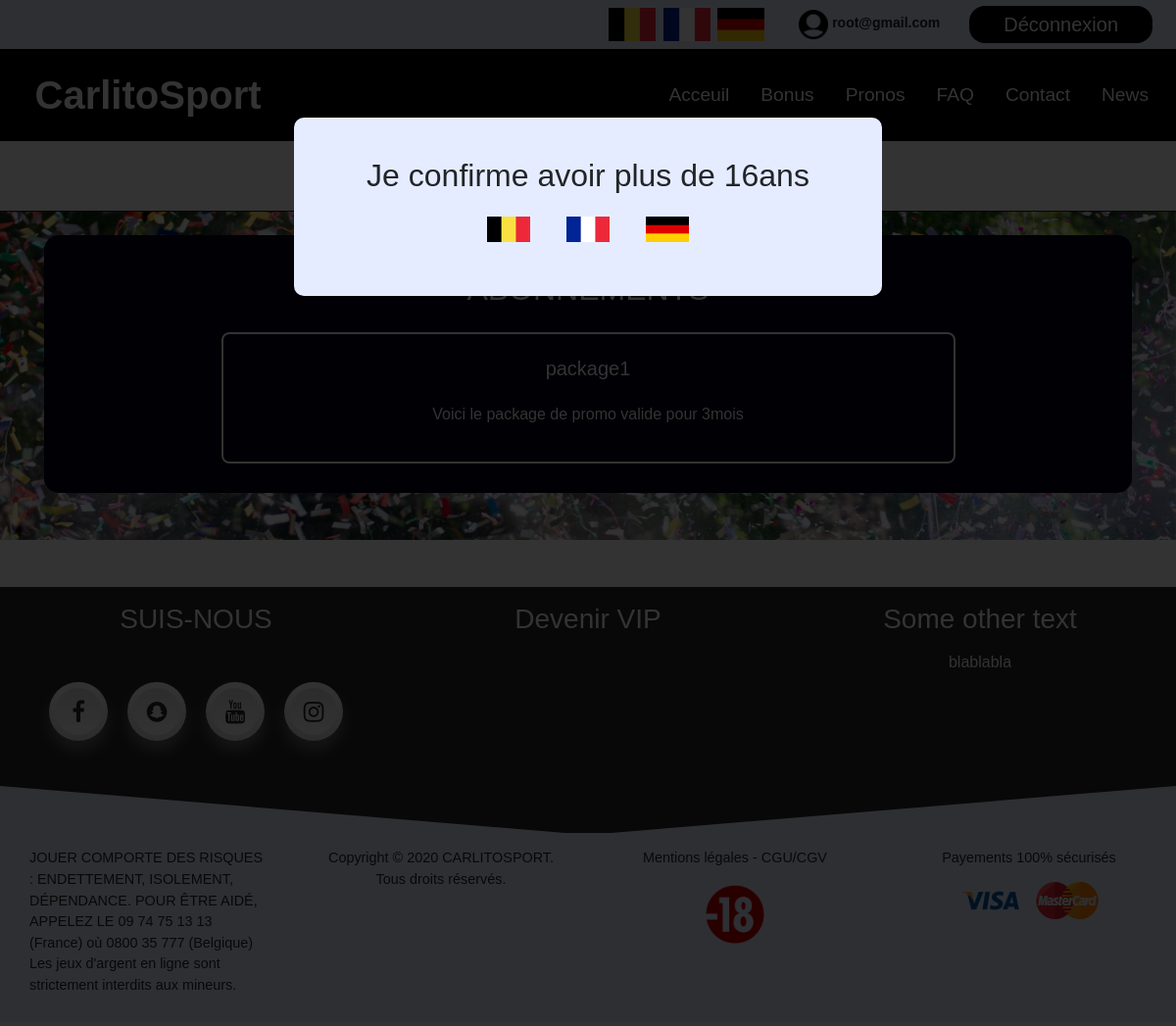
Screenshot of /subscription/ (signed in) with the database file from the repository.
### main/models.py (models this page shows, shortened)
class User(AbstractBaseUser):
    USERNAME_FIELD = 'email'
    REQUIRED_FIELDS = []
    first_name = models.CharField(max_length=200, null=True)
    last_name = models.CharField(max_length=200, null=True)
    country = models.CharField(max_length=2, choices=conf.COUNTRIES, null=True)
    email = models.EmailField(max_length=255, unique=True)
    is_active = models.BooleanField(default=False)
    is_staff = models.BooleanField(default=False)
    is_admin = models.BooleanField(default=False)
    is_superuser = models.BooleanField(default=False)
    date_joined = models.DateTimeField(auto_now_add=True)
    last_login = models.DateTimeField(auto_now=True)
    objects = UserManager()
    @property
    def is_subscribed(self):
        subscriptions = Subscription.objects.filter(user=self)
        for subscription in subscriptions:
            if timezone.now() - subscription.started_at <= subscription.package.period:
                return True
        return False

class Package(models.Model):
    price = models.FloatField()
    period = models.DurationField()
    name = models.CharField(max_length=100)
    description = models.TextField()

### main/views.py (the view)
# urls.py: path('subscription/', views.SubscriptionView.as_view(), name='subscription'),
class SubscriptionView(LoginRequiredMixin, CreateView):
    login_url = 'login'
    def get(self, request, *args, **kwargs):
        context = {'packages': Package.objects.all()}
        return redirect('homepage') if request.user.is_subscribed else render(request, 'main/subscription.html', context)

### main/templates/main/subscription.html (shortened to what this page needs)
{% extends "layout/base.html" %}
{% block content %}
{% load i18n %}
<div class="actuSport">
    <h2>{% trans "Abonnements" %}</h2>
  </div>
  <section class="bonusLink pt-4 pb-5 mb-5">
    <div class="back container d-flex justify-content-center ">
		<div class="textBlock" id="abonnements">
			<h2 class="py-3">
			</h2>
			{% for package in packages %}
				<a href="{% url 'payment' %}?package_id={{package.id}}">
					<button class="package" style="padding: 20px; width: 70%;">
					{{package.name}}
					<p style="margin-top: 20px;">
				 		{{package.description}}
					</p>
					</button>
				</a>
			{% endfor %}
		</div>
	</div>
  </section>
{% endblock %}

### main/templates/layout/base.html (shortened to what this page needs)
{% load i18n %}
<!DOCTYPE html>
<html>
<head>
	{% load static %}
	<link rel="stylesheet" href="https://stackpath.bootstrapcdn.com/bootstrap/4.4.1/css/bootstrap.min.css"
>
	<link rel="stylesheet" href="https://cdnjs.cloudflare.com/ajax/libs/font-awesome/4.7.0/css/font-awesome.min.css">
	<link rel="stylesheet" type="text/css" href="{% static './css/index.css' %}">
	<link rel="stylesheet" type="text/css" href="{% static './css/footer.css' %}">
	<link rel="stylesheet" type="text/css" href="{% static './css/article.css' %}">
	<link rel="stylesheet" type="text/css" href="{% static './css/belowArticles.css' %}">
	<link rel="stylesheet" type="text/css" href="{% static './css/board.css' %}">
	<link rel="stylesheet" type="text/css" href="{% static './css/bonus.css' %}">
	<link rel="stylesheet" type="text/css" href="{% static './css/certification.css' %}">
	<link rel="stylesheet" type="text/css" href="{% static './css/contact.css' %}">
	<link rel="stylesheet" type="text/css" href="{% static './css/faq.css' %}">
	<link rel="stylesheet" type="text/css" href="{% static './css/footer.css' %}">
	<link rel="stylesheet" type="text/css" href="{% static './css/index.css' %}">
	<link rel="stylesheet" type="text/css" href="{% static './css/inscription.css' %}">
	<link rel="stylesheet" type="text/css" href="{% static './css/news.css' %}">
	<link rel="stylesheet" type="text/css" href="{% static './css/pronos.css' %}">
	<link rel="stylesheet" type="text/css" href="{% static './css/socialMedia.css' %}">
<body>
	<div id="popupID" class="popup">
		<div>
			<h2>Je confirme avoir plus de 16ans</h2>
			<a href="{% url 'i18n' lang='nl' %}"><img src="{% static 'img/belgium.png' %}"></a>
			<a href="{% url 'i18n' lang='fr' %}"><img src="{% static 'img/france.png' %}"></a>
			<a href="{% url 'i18n' lang='en' %}"><img src="{% static 'img/germany.png' %}"></a>
		</div>
	</div>
	<div class="upperBar py-3">
		<div class="d-flex mx-4">
			<div class="countryBlock mr-3">
				<div class="countrySelector">
					<a href="{% url 'i18n' lang='nl' %}"><img src="{% static 'img/belgium.png' %}"></a>
					<a href="{% url 'i18n' lang='fr' %}"><img src="{% static 'img/france.png' %}"></a>
					<a href="{% url 'i18n' lang='en' %}"><img src="{% static 'img/germany.png' %}"></a>
				</div>
			</div>
			<div class="loginBlock ml-3">
				{% if user.is_authenticated %}
				{% load static %}
					<div class="loginButtonContainer" id="userName">
						<div class="userImgContainer">
						   	<img src="{% static 'img/user.png' %}" class="userImg">
						</div>
						<div class="userNameContainer">
			      			{{ user.email }}
			      		</div>
		      		</div>
		      		<div class="loginButtonContainer">
						<a class="loginButton" id="right" href="{% url 'logout' %}">{% trans 'Déconnexion' %}</a>
					</div>
				{% endif %}
			</div>
		</div>
	</div>
	<nav class="navbar navbar-expand-xl navbar-dark d-flex">
	    <a class="navbar-brand text-white mediaText3" href="{% url 'homepage' %}">CarlitoSport</a>
	    <div class="collapse navbar-collapse justify-content-end  " id="navbarNav">
	      <ul class="navbar-nav mediaText ">
	        	<li class="nav-item ">
					<a class="nav-link text-white " href="{% url 'homepage' %}">{% trans 'Acceuil' %}</a>
				</li>
				<li class="nav-item">
					<a class="nav-link text-white" href="{% url 'bonus' %}">{% trans 'Bonus' %}</a>
				</li>
				<li class="nav-item">
					<a class="nav-link text-white " href="{% url 'pronos' %}">{% trans 'Pronos' %}</a>
				</li>
				<li class="nav-item">
					<a class="nav-link text-white " href="{% url 'faq' %}">{% trans 'FAQ' %}</a>
				</li>
				<li class="nav-item">
					<a class="nav-link text-white " href="{% url 'contact' %}">{% trans 'Contact' %}</a>
				</li>
				<li class="nav-item">
					<a class="nav-link text-white " href="{% url 'news' %}">{% trans 'News' %}</a>
				</li>
	      </ul>
	    </div>
  	</nav>
	{% block content %}
	{% endblock  %}
	<footer>
		<div class="firstFooter">
			<div class="row no-gutters ">
				<div class="col-lg-4 col-sm-6 mt-3 container">
					<h3 class="text-center text-uppercase text-white ">{% trans 'Suis-nous' %}</h3>
					<ul class="my-5">
						<li><a href="#"><i class="fa fa-facebook" aria-hidden="true"></i></a></li>
						<li><a href="#"><i class="fa fa-snapchat" aria-hidden="true"></i></a></li>
						<li><a href="#"><i class="fa fa-youtube" aria-hidden="true"></i></a></li>
						<li><a href="#"><i class="fa fa-instagram" aria-hidden="true"></i></a></li>
					</ul>
				</div>
				<div class="col-lg-4 col-sm-6 mt-3 text-center VIP ">
					<a href="{% url 'pronos' %}">
					<h3 class="mb-5">{% trans 'Devenir'%} VIP</h3>
					</a>
				</div>
				{% if user.is_anonymous %}
					<div class="col-lg-4 col-xs-12 mt-3 px-3 part1 text-center">
						<h4 class="text-uppercase text-white">{% trans 'ne laisse passer aucune offre' %}</h4>
						<p class="text-white mediaText">{% trans 'Tu veux profiter de bonus, promo et jeux concours?' %}</p>
						<p class="text-white mediaText">{% trans 'Inscris-toi sans plus attendre' %}</p>
						<form id="emailEntry" action="{% url 'register' %}">
							<input class="w-100 mx-auto pl-2 mb-3" type="email" name="email" placeholder="Email">
				            <input class="w-100 mx-auto pl-2 mb-3" type="email" name="email_confirmation" placeholder="Confirmation Email">
				            <div class="d-flex justify-content-center">
				              <button class="suivant">Suivant</button>
				            </div>
						</form>
					</div>
				{% else %}
					<div class="col-lg-4 col-sm-6 mt-3 text-center text-white">
					<h3 class="mb-5" style="margin-bottom: 1rem!important;">{% trans 'Some other text'%}</h3>
					<p>
						blablabla
					</p>
					</div>
				{% endif %}
			</div>
		</div>
		<svg id="home-svg" xmlns="http://www.w3.org/2000/svg" xmlns:xlink="http://www.w3.org/1999/xlink" x="0px" y="0px"
			viewBox="0 0 1400 300" preserveAspectRatio="none">
			<polygon class="p-curve" points="0,0 700,300 1400,0 1400,310 0,300 "></polygon>
		</svg>
		<div class="secondFooter">
			<div class="conrainer d-flex justify-content-around conditions">
				<p class="sous-conditions" style="text-align: left;">
					{% trans "JOUER COMPORTE DES RISQUES : ENDETTEMENT, ISOLEMENT, DÉPENDANCE." %}
					{% trans "POUR ÊTRE AIDÉ, APPELEZ LE 09 74 75 13 13 (France) où 0800 35 777 (Belgique)" %}
					{% trans "Les jeux d'argent en ligne sont strictement interdits aux mineurs." %}
				</p>
				<div class="sous-conditions">
					<p>Copyright © 2020 CARLITOSPORT. {% trans 'Tous droits réservés' %}.</p>
				</div>
				<div class="sous-conditions">
					<p><a href="">{% trans 'Mentions légales' %} - CGU/CGV</a></p>
					<div><img src="{% static './img/18.png' %}" class=" mb-3 img18 " alt=""></div>
				</div>
				<div class="sous-conditions">
					{% trans 'Payements 100% sécurisés' %}
					<div>
						<img src="{% static './img/visa.png' %}" style="width:64px;height:64px;margin-right: 10px;">
						<img src="{% static './img/mastercard.png' %}" style="width:64px;height:64px;">
					</div>
				</div>
			</div>
		</div>
</body>
</head>
</html>

### main/static/css/index.css (style rules this page uses)
body { font-family: 'Raleway', sans-serif; }
html { scroll-behavior: smooth; }
.upperBar { height: 50px; background-color: #e6ecff; display: flex; right: 0; justify-content: flex-end; align-items: center; }
.loginBlock { display: flex; align-items: center; }
.loginButtonContainer { height: 90%; }
.loginButton { width: auto; margin-right: 0; padding: 8px 35px; background-color: black; color: white; border-radius: 16px; border-style: none; font-size: 20px; }
.countrySelector img { cursor: pointer; width: 48px; height: 34px; margin-right: 3px; }
.userImg { width: 30px; }
.userNameContainer { display: inline-block; margin-right: 30px; }
.userImgContainer { display: inline-block; height: 100%; }
#userName { font-size: 14px; font-weight: bold; }
.navbar { background-color: black; padding: 12px; margin-bottom: 0px; }
.navbar-brand { font-size: 240%; font-weight: bold; margin-left: 2%; font-family: Raleway, sans-serif; }
.nav-link { font-size: 120%; margin: 0 8px; }
a { cursor: pointer !important; }
@media screen and (max-width: 1200px) { .mediaText { font-size: 100%; } }
@media screen and (max-width: 1200px) { .mediaText3 { font-size: 250%; } }
.actuSport { text-align: center; padding: 15px; padding-bottom: 10px; border-bottom: 1px solid rgb(29, 29, 29); }
.popup { display: none; position: fixed; text-align: center; top: 0; right: 0; bottom: 0; left: 0; background: rgba(0,0,0,0.8); z-index: 99999; opacity:1; pointer-events: auto; }
.popup > div { width: 600px; font-size: 24px; position: relative; margin: 10% auto; padding: 40px; border-radius: 10px; background: #e6ecff; }
.popup img { margin: 10px; padding: 5px; width: 54px; height: 36px; }

### main/static/css/footer.css (style rules this page uses)
.firstFooter { background-color: #262626; }
.VIP a { text-decoration: none; color: white; display: flex; flex-direction: column; align-items: center; }
.VIP h3 { border-bottom: transparent solid 1px; }
.firstFooter ul { justify-content: center; margin:0; padding:0; display:flex; }
.firstFooter ul li { list-style: none; }
.firstFooter ul li a { position: relative; width:60px; height:60px; display:block; text-align:center; margin:0 10px; border-radius: 50%; padding: 6px; box-sizing: border-box; text-decoration:none; box-shadow: 0 10px 15px rgba(255, 255, 255, 0.3); background: linear-gradient(0deg, #ddd, #fff); transition: .5s; }
.firstFooter ul li a .fa { widht: 100%; height:100%; display:block; background: linear-gradient(0deg, #fff, #ddd); border-radius: 50%; line-height: calc(60px - 12px); font-size:24px; color: #262626; transition: .5s; }
#home-svg { fill: #e6ecff; background-color: #262626; height: 50px; width: 100%; transform: translateY(-2px); }
.secondFooter { background-color: #e6ecff; padding-top: 15px; padding-bottom: 10px; transform: translateY(-2.2px); }
.secondFooter img { height: 60px; width: 95px; }
.conditions { text-align: center; }
.conditions a { text-decoration: none; color: #262626; }
@media screen and (min-width: 300px) { .secondFooter { transform: translateY(-4px); } }
.sous-conditions { width: 20%; font-size: 90%; }
.img18 { width: 25% !important; height: 120% !important; }

### main/static/css/board.css (style rules this page uses)
.textBlock { text-align: center; font-size: 14px; height: 100%; background-color: #00001a; color: white; overflow: hidden; padding: 20px; border-style: none; border-radius: 15px; width: 100%; }
.textBlock button.package { width: 90%; margin-bottom: 10px; border-radius: 8px; font-size: 20px; border-style: solid; border-color: #ffffff; background-color: #00001a; color: white; }
.textBlock button.package p { font-size: 16px; margin-top: 5px; padding: 0; }

### main/static/css/bonus.css (style rules this page uses)
.bonusLink { background-attachment: fixed; background-position: center; background-size: cover; background-image: url('../img/bonus.jpg'); }

### rows the page displays
User: email "root@gmail.com"
Package: name "package1", description "Voici le package de promo valide pour 3mois"
